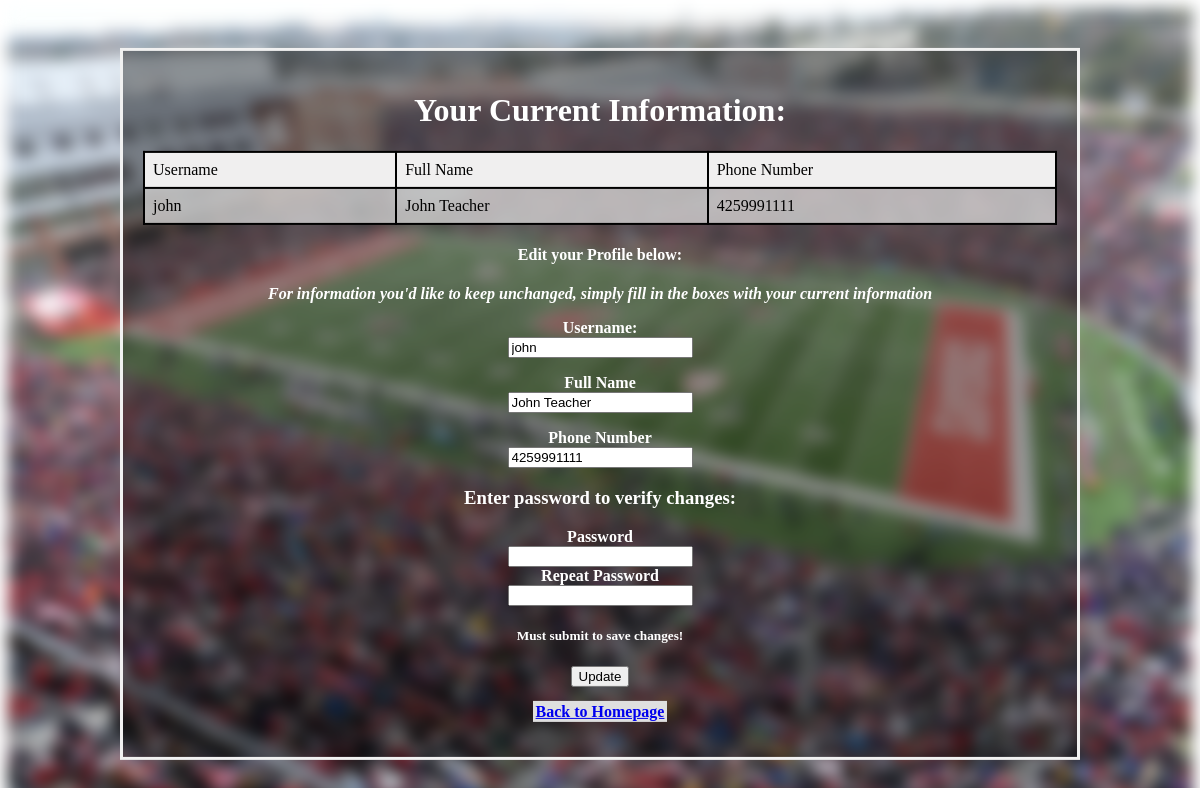
/editfac (signed in), run on the app's committed database.
### app/models.py (models this page shows, shortened)
class User(UserMixin, db.Model):
    status = db.Column(db.Integer, default = 0)        # For TA's: 0 = not accepted to course, anything other than 0 corresponds to course id accepted to
    tof = db.Column(db.Integer)                        # tof stands for TA or Faculty, 1 = TA, 2 = Faculty
    id = db.Column(db.Integer, primary_key=True)
    username = db.Column(db.String(64), unique=True)
    fullname = db.Column(db.String(100))
    email = db.Column(db.String(120), unique = True)
    phonenum = db.Column(db.String(20), unique = True)
    wsuid = db.Column(db.String(20), unique = True)
    password_hash = db.Column(db.String(128))
    major = db.Column(db.String(128))
    cgpa = db.Column(db.String(128))
    egd = db.Column(db.String(128))
    courses = db.relationship('Course', backref='professor')
    appsinuser = db.relationship('Apply', back_populates='_user')

### app/routes.py (the view)
@app.route("/editfac", methods = ["GET", "POST"])
@login_required
def editfac():
    if current_user.tof == 1:
        return redirect(url_for('index'))
    else:
        form = editfacform()
        if form.validate_on_submit():
            current_user.username = form.username.data
            current_user.fullname = form.fullname.data
            current_user.phonenum = form.phonenum.data
            db.session.commit()
            flash("You have updated your profile!")
            return redirect(url_for('Facindex'))
        elif request.method == 'GET':
            form.username.data = current_user.username
            form.fullname.data = current_user.fullname
            form.phonenum.data = current_user.phonenum
        return render_template('editfac.html', title='Edit Profile', form=form)

### app/forms.py
class editfacform(FlaskForm):
    username = StringField('Username:', validators=[DataRequired()])
    fullname = StringField('Full Name', validators=[DataRequired()])
    phonenum = StringField('Phone Number', validators=[DataRequired()])
    password = PasswordField('Password', validators=[DataRequired()])
    password2 = PasswordField('Repeat Password', validators=[DataRequired(), EqualTo('password')])
    submit = SubmitField('Update')

### app/models.py (called while the page is built)
@login.user_loader
def load_user(id):
    return User.query.get(int(id))

### app/templates/editfac.html (shortened to what this page needs)
<link rel="stylesheet" href="{{ url_for('static', filename='css/main.css') }}">
{% block content %}
<div class="bg-text">
    <h1>Your Current Information:</h1>
    <form action="" method="get">
        <table class = 'coursetable' style = 'width:100%' valign = 'top'>
            <tr>
                <td><div>Username</div></td>
                <td><div>Full Name</div></td>
                <td><div>Phone Number</div></td>
            </tr>
            <tr>
                <td><div>{{ current_user.username }}</div></td>
                <td><div>{{ current_user.fullname }}</div></td>
                <td><div>{{ current_user.phonenum }}</div></td>
            </tr>
        </table>
    </form>
    <form action="" method="post">
        <h4>Edit your Profile below:</h4> <em>For information you'd like to keep unchanged, simply fill in the boxes with your current information</em>
        <p>
            {{ form.username.label }}<br>
            {{ form.username(class='userRegister') }}<br>
        </p>
        <p>
            {{ form.fullname.label }}<br>
            {{ form.fullname(class='userRegister') }}<br>
        </p>
        <p>
            {{ form.phonenum.label }}<br>
            {{ form.phonenum(class='userRegister') }}<br>
        </p>
        <p>
            <h3>Enter password to verify changes:  </h3>
            {{ form.password.label }}<br>
            {{ form.password(class='userRegister') }}<br>
            {{ form.password2.label }}<br>
            {{ form.password2(class='userRegister') }}<br>
        </p>
        <h5>Must submit to save changes!</h5>
        <p>{{ form.submit(class='button') }}</p>
        <td><a href="{{ url_for('Facindex') }}" class = "mybutton">Back to Homepage</a></td>
    </form>
</div>
{% endblock %}

### app/static/css/main.css (style rules this page uses)
.coursetable { font-family: arial, sans-serif; border-collapse: collapse; width: 92%; }
td { font-family: 'Times New Roman', Times, serif; border: 2px solid #000000; text-align: left; padding: 8px; table-layout: fixed; }
tr:nth-child(even) { background-color: #ddddddbb; }
tr:nth-child(odd) { background-color: rgb(240, 239, 239); }
* { box-sizing: border-box; }
.bg-text { background-color: rgb(0,0,0); background-color: rgba(0,0,0, 0.4); color: white; font-weight: bold; border: 3px solid #f1f1f1; position: absolute; top: 50%; left: 50%; transform: translate(-50%, -50%); z-index: 2; width: 80%; padding: 20px; text-align: center; }
.mybutton { padding: 2px 3px; background-color: rgb(223, 223, 223); border: 0px solid white; }
h1 { text-align: center; }

### data on the page
User: username "john", fullname "John Teacher", phonenum "4259991111"
